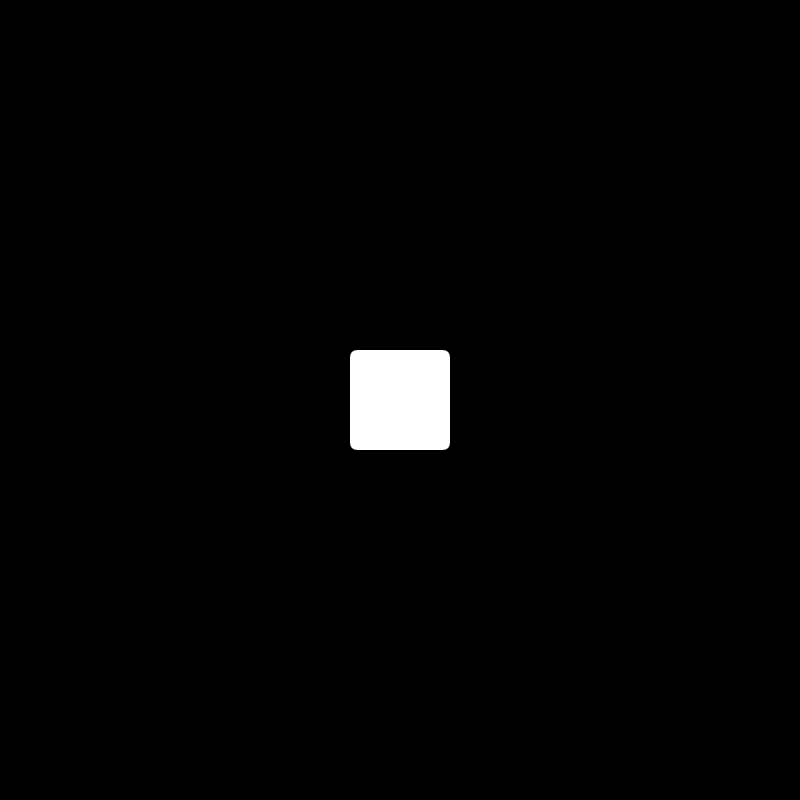
Frame 1 (no input)
Frame 60 (the mouse pressed at the canvas centre just before this capture): identical to frame 1, image omitted
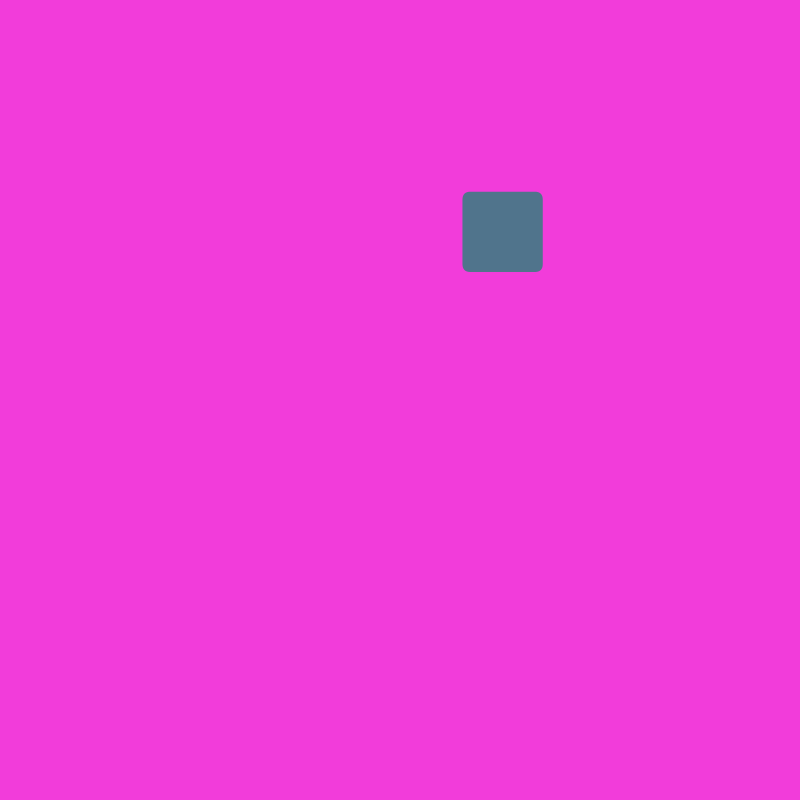
Frame 120 (the mouse held since frame 60 and released just before this capture)

The Processing sketch that drew these frames (run headless with seeded random() and noise(); from frame 60 on, the mouse is pressed at the canvas centre):

// Processing sketch: JumpingRect
// ── JumpingRect.pde
// Lila Aydin 2308A025

float x, y;
float squareSize = 100;
color bgColor;
color squareColor;
// color basically holds the hex value of the color in a simpler form :3

void setup() {
  size(800, 800);
  rectMode(CENTER);
  noStroke();

  bgColor = color(0);
  squareColor = color(255);

  x = width/2;
  y = height/2;
}

void draw() {
  background(bgColor);

  float halfSize = squareSize / 2;

  // Check if mouse is hovering using the current size of the square!
  if (mouseX >= x - halfSize && mouseX <= x + halfSize &&
    mouseY >= y - halfSize && mouseY <= y + halfSize  ) {

    // Keep x and y within canvas minus half size of the square!
    x = random (halfSize, width - halfSize);
    y = random (halfSize, height - halfSize);

    // Change sizes and colors!
    bgColor = color(random(255), random(255), random(255));
    squareColor = color(random(255), random(255), random(255));
    squareSize = random(40, 160);
  }

  fill(squareColor);

  /*
  fix!: calls the rectangle on the position of x and y
   although since it is centered the rectangle can go out of the canvas.
   (Fixed in the random generation of x and y above)
   */
  // corners are rounded cuz I think I love rounded corners more :3
  rect(x, y, squareSize, squareSize, 8);
}
